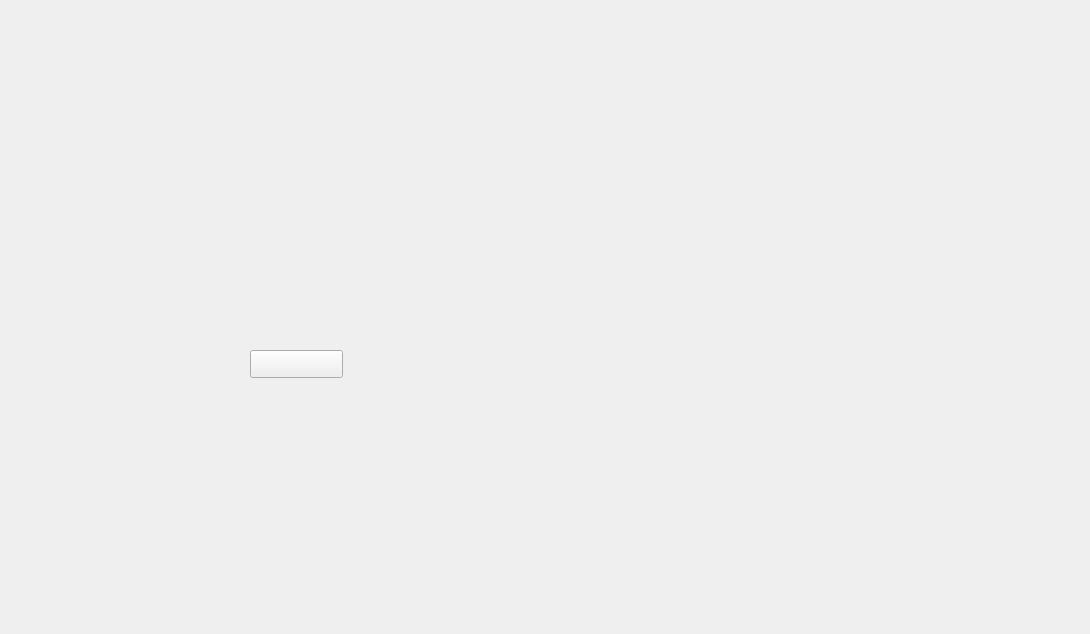
<?xml version="1.0" encoding="UTF-8"?>
<ui version="4.0">
 <class>main_chat</class>
 <widget class="QMainWindow" name="main_chat">
  <property name="geometry">
   <rect>
    <x>0</x>
    <y>0</y>
    <width>1090</width>
    <height>634</height>
   </rect>
  </property>
  <property name="windowTitle">
   <string>MainWindow</string>
  </property>
  <widget class="QWidget" name="centralwidget">
   <widget class="QLabel" name="label_bg">
    <property name="geometry">
     <rect>
      <x>60</x>
      <y>10</y>
      <width>55</width>
      <height>16</height>
     </rect>
    </property>
    <property name="text">
     <string/>
    </property>
   </widget>
   <widget class="QTabWidget" name="tabWidget">
    <property name="geometry">
     <rect>
      <x>30</x>
      <y>20</y>
      <width>1011</width>
      <height>351</height>
     </rect>
    </property>
    <property name="styleSheet">
     <string notr="true">QTabWidget{
border-color: #00000000;
background-color: #00000000;
}

QTabWidget::pane{
background-color: #00000000;
border:1px;
}

QTabWidget::tab-bar:top {
    top: 1px;
}

QTabWidget::tab-bar:bottom {
    bottom: 1px;
}

QTabWidget::tab-bar:left {
    right: 1px;
}

QTabWidget::tab-bar:right {
    left: 1px;
}

QTabBar::tab {
}

QTabBar::tab:selected {
	border-image: url(:/pictures/img/tab_selected.png);
}

QTabBar::tab:!selected {
	border-image: url(:/pictures/img/tab_mid.png);
}

QTabBar::tab:!selected:hover {
	border-image: url(:/pictures/img/tab_mid_hover.png);
}

QTabBar::tab:top:!selected {
    margin-top: 3px;
}

QTabBar::tab:bottom:!selected {
    margin-bottom: 3px;
}

QTabBar::tab:top, QTabBar::tab:bottom {
	
    min-width: 8ex;
    margin-right: -1px;
    padding: 5px 10px 5px 10px;
}


QTabBar::tab:top:selected {
    border-bottom-color: none;
}

QTabBar::tab:bottom:selected {
	border-image: url(:/pictures/img/tab_last_hover.png);
    border-top-color: none;
}

QTabBar::tab:top:last, QTabBar::tab:bottom:last,
QTabBar::tab:top:only-one, QTabBar::tab:bottom:only-one {

    margin-right: 0;
}

QTabBar::tab:left:!selected {
    margin-right: 3px;
}

QTabBar::tab:right:!selected {
    margin-left: 3px;
}

QTabBar::tab:left, QTabBar::tab:right {
    min-height: 8ex;
    margin-bottom: -1px;
    padding: 10px 5px 10px 5px;
}

QTabBar::tab:left:selected {
    border-left-color: none;
}

QTabBar::tab:right:selected {
    border-right-color: none;
}

QTabBar::tab:left:last, QTabBar::tab:right:last,
QTabBar::tab:left:only-one, QTabBar::tab:right:only-one {
    margin-bottom: 0;
}</string>
    </property>
    <property name="currentIndex">
     <number>-1</number>
    </property>
   </widget>
   <widget class="QPushButton" name="pushButton_power">
    <property name="geometry">
     <rect>
      <x>250</x>
      <y>350</y>
      <width>93</width>
      <height>28</height>
     </rect>
    </property>
    <property name="styleSheet">
     <string notr="true">QPushButton {
	border-image: url(:/pictures/img/powerOff.png);
}

QPushButton::hover {
	border-image: url(:/pictures/img/powerOff_hover.png);

}

QPushButton::pressed {
	border-image: url(:/pictures/img/powerOff_pressed.png);

}</string>
    </property>
    <property name="text">
     <string/>
    </property>
   </widget>
  </widget>
 </widget>
 <resources/>
 <connections/>
</ui>
